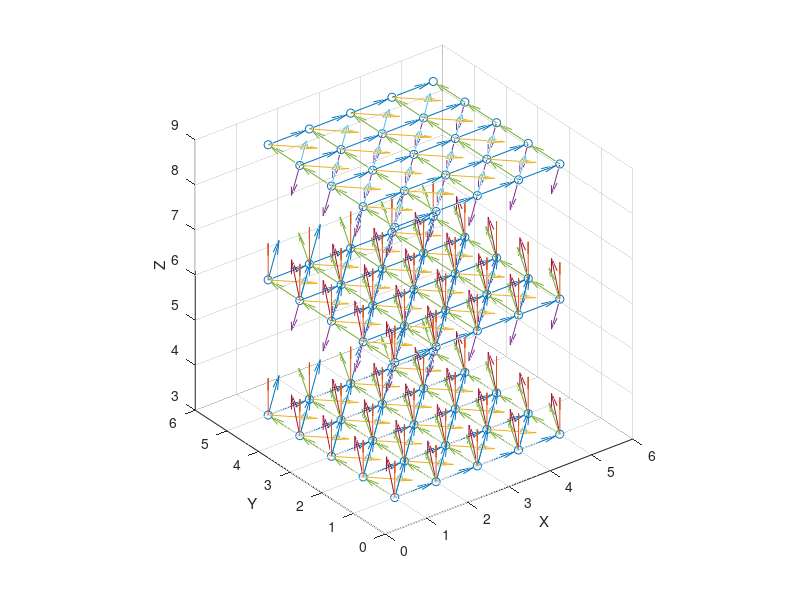

Here is the MATLAB script that generated this plot:

col_num = 5;
row_num = 5;
stair_num = 3;

matrix_position_initial = NaN(row_num, col_num, stair_num, 3);

matrix_position_initial(:, :, :, 1) = ones(1, row_num, stair_num) .* (1:row_num)';
matrix_position_initial(:, :, :, 2) = ones(col_num, 1, stair_num) .* (1:col_num);
matrix_tmp(1, 1, 1:stair_num) = 1:stair_num; matrix_tmp = matrix_tmp * 3;
matrix_position_initial(:, :, :, 3) = ones(row_num, col_num, stair_num) .* matrix_tmp;

matrix_position = matrix_position_initial;
x_tmp = matrix_position(:, :, :, 1); x_tmp = x_tmp(:);
y_tmp = matrix_position(:, :, :, 2); y_tmp = y_tmp(:);
z_tmp = matrix_position(:, :, :, 3); z_tmp = z_tmp(:);
scatter3(x_tmp, y_tmp, z_tmp)
xlabel('X')
ylabel('Y')
zlabel('Z')
daspect(ones(1,3))

%% straight forces

matrix_x_direction = matrix_position(2:end, :, :, :) - matrix_position(1:end-1, :, :, :);

x_tmp = matrix_position(1:end-1, :, :, 1); x_tmp = x_tmp(:);
y_tmp = matrix_position(1:end-1, :, :, 2); y_tmp = y_tmp(:);
z_tmp = matrix_position(1:end-1, :, :, 3); z_tmp = z_tmp(:);
u_tmp = matrix_x_direction(:, :, :, 1); u_tmp = u_tmp(:);
v_tmp = matrix_x_direction(:, :, :, 2); v_tmp = v_tmp(:);
w_tmp = matrix_x_direction(:, :, :, 3); w_tmp = w_tmp(:);
hold on
quiver3(x_tmp, y_tmp, z_tmp, u_tmp, v_tmp, w_tmp)
hold off

matrix_y_direction = matrix_position(:, 2:end, :, :) - matrix_position(:, 1:end-1, :, :);

x_tmp = matrix_position(:, 1:end-1, :, 1); x_tmp = x_tmp(:);
y_tmp = matrix_position(:, 1:end-1, :, 2); y_tmp = y_tmp(:);
z_tmp = matrix_position(:, 1:end-1, :, 3); z_tmp = z_tmp(:);
u_tmp = matrix_y_direction(:, :, :, 1); u_tmp = u_tmp(:);
v_tmp = matrix_y_direction(:, :, :, 2); v_tmp = v_tmp(:);
w_tmp = matrix_y_direction(:, :, :, 3); w_tmp = w_tmp(:);
hold on
quiver3(x_tmp, y_tmp, z_tmp, u_tmp, v_tmp, w_tmp)
hold off

matrix_z_direction = matrix_position(:, :, 2:end, :) - matrix_position(:, :, 1:end-1, :);

x_tmp = matrix_position(:, :, 1:end-1, 1); x_tmp = x_tmp(:);
y_tmp = matrix_position(:, :, 1:end-1, 2); y_tmp = y_tmp(:);
z_tmp = matrix_position(:, :, 1:end-1, 3); z_tmp = z_tmp(:);
u_tmp = matrix_z_direction(:, :, :, 1); u_tmp = u_tmp(:);
v_tmp = matrix_z_direction(:, :, :, 2); v_tmp = v_tmp(:);
w_tmp = matrix_z_direction(:, :, :, 3); w_tmp = w_tmp(:);
hold on
quiver3(x_tmp, y_tmp, z_tmp, u_tmp, v_tmp, w_tmp)
hold off

%% xy forces

matrix_xy_direction = matrix_position(2:end, 2:end, :, :) - matrix_position(1:end-1, 1:end-1, :, :);

x_tmp = matrix_position(1:end-1, 1:end-1, :, 1); x_tmp = x_tmp(:);
y_tmp = matrix_position(1:end-1, 1:end-1, :, 2); y_tmp = y_tmp(:);
z_tmp = matrix_position(1:end-1, 1:end-1, :, 3); z_tmp = z_tmp(:);
u_tmp = matrix_xy_direction(:, :, :, 1); u_tmp = u_tmp(:);
v_tmp = matrix_xy_direction(:, :, :, 2); v_tmp = v_tmp(:);
w_tmp = matrix_xy_direction(:, :, :, 3); w_tmp = w_tmp(:);
hold on
quiver3(x_tmp, y_tmp, z_tmp, u_tmp, v_tmp, w_tmp)
hold off

matrix_yx_direction = matrix_position(2:end, 1:end-1, :, :) - matrix_position(1:end-1, 2:end, :, :);

x_tmp = matrix_position(1:end-1, 2:end, :, 1); x_tmp = x_tmp(:);
y_tmp = matrix_position(1:end-1, 2:end, :, 2); y_tmp = y_tmp(:);
z_tmp = matrix_position(1:end-1, 2:end, :, 3); z_tmp = z_tmp(:);
u_tmp = matrix_yx_direction(:, :, :, 1); u_tmp = u_tmp(:);
v_tmp = matrix_yx_direction(:, :, :, 2); v_tmp = v_tmp(:);
w_tmp = matrix_yx_direction(:, :, :, 3); w_tmp = w_tmp(:);
hold on
quiver3(x_tmp, y_tmp, z_tmp, u_tmp, v_tmp, w_tmp)
hold off

%% yz forces

matrix_yz_direction = matrix_position(:, 2:end, 2:end, :) - matrix_position(:, 1:end-1, 1:end-1, :);

x_tmp = matrix_position(:, 1:end-1, 1:end-1, 1); x_tmp = x_tmp(:);
y_tmp = matrix_position(:, 1:end-1, 1:end-1, 2); y_tmp = y_tmp(:);
z_tmp = matrix_position(:, 1:end-1, 1:end-1, 3); z_tmp = z_tmp(:);
u_tmp = matrix_yz_direction(:, :, :, 1); u_tmp = u_tmp(:);
v_tmp = matrix_yz_direction(:, :, :, 2); v_tmp = v_tmp(:);
w_tmp = matrix_yz_direction(:, :, :, 3); w_tmp = w_tmp(:);
hold on
quiver3(x_tmp, y_tmp, z_tmp, u_tmp, v_tmp, w_tmp)
hold off

matrix_zy_direction = matrix_position(:, 2:end, 1:end-1, :) - matrix_position(:, 1:end-1, 2:end, :);

x_tmp = matrix_position(:, 1:end-1, 2:end, 1); x_tmp = x_tmp(:);
y_tmp = matrix_position(:, 1:end-1, 2:end, 2); y_tmp = y_tmp(:);
z_tmp = matrix_position(:, 1:end-1, 2:end, 3); z_tmp = z_tmp(:);
u_tmp = matrix_zy_direction(:, :, :, 1); u_tmp = u_tmp(:);
v_tmp = matrix_zy_direction(:, :, :, 2); v_tmp = v_tmp(:);
w_tmp = matrix_zy_direction(:, :, :, 3); w_tmp = w_tmp(:);
hold on
quiver3(x_tmp, y_tmp, z_tmp, u_tmp, v_tmp, w_tmp)
hold off

%% zx forces

matrix_zx_direction = matrix_position(2:end, :, 2:end, :) - matrix_position(1:end-1, :, 1:end-1, :);

x_tmp = matrix_position(1:end-1, :, 1:end-1, 1); x_tmp = x_tmp(:);
y_tmp = matrix_position(1:end-1, :, 1:end-1, 2); y_tmp = y_tmp(:);
z_tmp = matrix_position(1:end-1, :, 1:end-1, 3); z_tmp = z_tmp(:);
u_tmp = matrix_zx_direction(:, :, :, 1); u_tmp = u_tmp(:);
v_tmp = matrix_zx_direction(:, :, :, 2); v_tmp = v_tmp(:);
w_tmp = matrix_zx_direction(:, :, :, 3); w_tmp = w_tmp(:);
hold on
quiver3(x_tmp, y_tmp, z_tmp, u_tmp, v_tmp, w_tmp)
hold off

matrix_xz_direction = matrix_position(1:end-1, :, 2:end, :) - matrix_position(2:end, :, 1:end-1, :);

x_tmp = matrix_position(2:end, :, 1:end-1, 1); x_tmp = x_tmp(:);
y_tmp = matrix_position(2:end, :, 1:end-1, 2); y_tmp = y_tmp(:);
z_tmp = matrix_position(2:end, :, 1:end-1, 3); z_tmp = z_tmp(:);
u_tmp = matrix_xz_direction(:, :, :, 1); u_tmp = u_tmp(:);
v_tmp = matrix_xz_direction(:, :, :, 2); v_tmp = v_tmp(:);
w_tmp = matrix_xz_direction(:, :, :, 3); w_tmp = w_tmp(:);
hold on
quiver3(x_tmp, y_tmp, z_tmp, u_tmp, v_tmp, w_tmp)
hold off











































